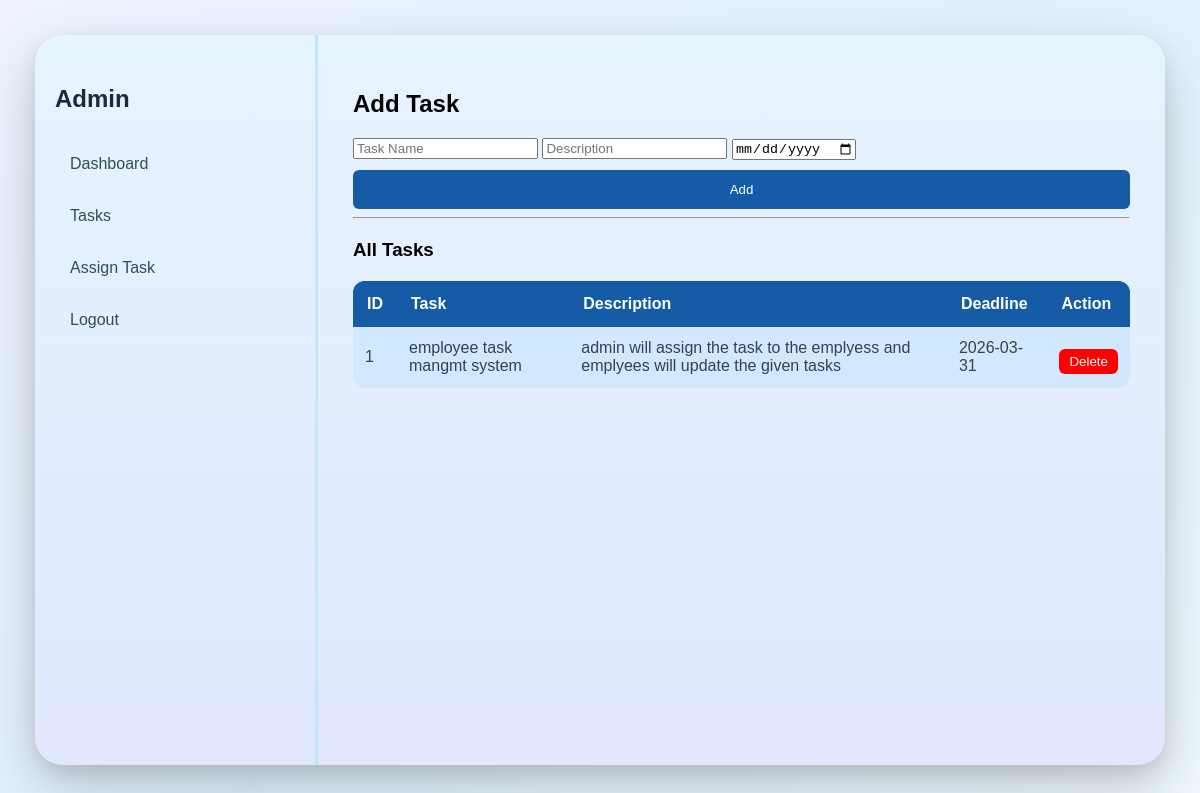
Page /add_task on the committed database.
### tables this page shows
CREATE TABLE tasks (
        task_id INTEGER PRIMARY KEY AUTOINCREMENT,
        task_name TEXT,
        description TEXT,
        deadline DATE
    );

### app.py (the view)
@app.route('/add_task', methods=['GET','POST'])
def add_task():
    db = get_db()
    cursor = db.cursor()
    if request.method == 'POST':
        cursor.execute(
            "INSERT INTO tasks(task_name,description,deadline) VALUES(?,?,?)",
            (request.form['name'], request.form['desc'], request.form['deadline'])
        )
        db.commit()
    cursor.execute("SELECT * FROM tasks")
    tasks = cursor.fetchall()
    cursor.execute("SELECT emp_id, full_name FROM employees")
    employees = cursor.fetchall()
    return render_template("add_task.html", tasks=tasks, employees=employees)

### app.py (called while the page is built)
def get_db():
    BASE_DIR = os.path.dirname(os.path.abspath(__file__))
    db_path = os.path.join(BASE_DIR, "etms.db")
    conn = sqlite3.connect(db_path)
    conn.row_factory = sqlite3.Row
    return conn

### templates/add_task.html (shortened to what this page needs)
{% extends "baseA.html" %}
{% block content %}
<h2>Add Task</h2>
<form method="POST">
    <input name="name" placeholder="Task Name">
    <input name="desc" placeholder="Description">
    <input type="date" name="deadline">
    <button>Add</button>
</form>
<hr>
<div style="margin-top:20px;">
    <h3>All Tasks</h3>
    <table style="width:100%; border-collapse: collapse;">
        <tr style="background:#007bff; color:white;">
            <th>ID</th>
            <th>Task</th>
            <th>Description</th>
            <th>Deadline</th>
            <th>Action</th>
        </tr>
        {% for t in tasks %}
        <tr>
            <td>{{t[0]}}</td>
            <td>{{t[1]}}</td>
            <td>{{t[2]}}</td>
            <td>{{t[3]}}</td>
            <td>
                <a href="/delete_task/{{t[0]}}"
                   onclick="return confirm('Delete this task?')">
                    <button style="background:red; color:white; border:none; padding:5px 10px;">
                        Delete
                    </button>
                </a>
            </td>
        </tr>
        {% endfor %}
    </table>
</div>
{% endblock %}

### static/css/base.css (style rules this page uses)
body { margin: 0; font-family: Arial, Helvetica, sans-serif; background: linear-gradient( 135deg, #eef2ff, #e0f2fe, #f0f9ff ); height: 100vh; overflow: hidden; padding: 35px; }
table { width: 100%; margin-top: 20px; background: #d2e8fe; border-collapse: collapse; border-radius: 12px; overflow: hidden; table-layout: auto; }
th { background: #155ba5; color: white; font-weight: 600; padding: 14px; text-align: left; white-space: nowrap; }
td { padding: 12px; border-bottom: 1px solid #e2e8f0; color: #334155; text-align: left; }
th, td { width: auto; }
select, button { width: 100%; padding: 12px; margin-top: 10px; border-radius: 6px; border: 1px solid #cbd5e1; }
button { background: #155ba5; color: white; border: none; font-weight: 500; }

### rows in the picture
tasks: task_id "1", task_name "employee task mangmt system", description "admin will assign the task to the emplyess and emplyees will update the given tasks", deadline "2026-03-31"
